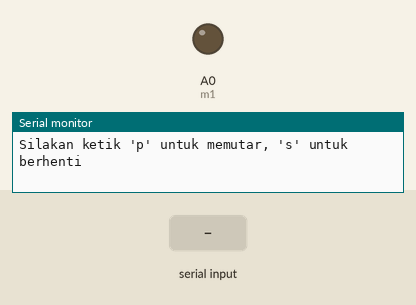
The sketch below on a simulated Arduino Uno, built with avr-gcc and run on an emulated ATmega328P. On the bench: output pins drawn as LEDs (lit = HIGH), the last lines printed to the serial monitor. The inputs (shaded band) are chosen by the test bench.

Above: at 1.2 s.
1.3 s: "p" received over Serial
At 3.4 s:
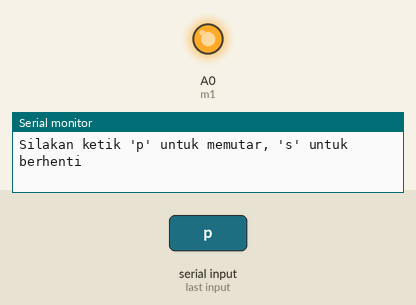
3.8 s: "s" received over Serial
At 5.3 s:
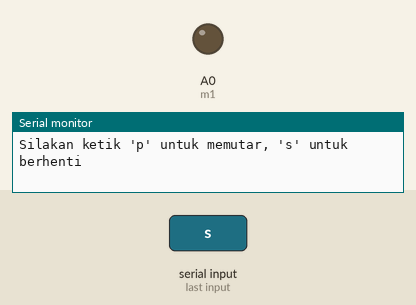
Timing chart, 0 to 6.8 s (numbered marks = the images above; inputs shaded):
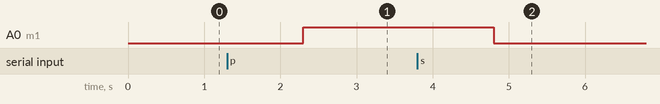

Measured:
- after the input at 1.3 s, A0 (m1): LOW → HIGH after 1.0 s
- after the input at 3.8 s, A0 (m1): HIGH → LOW after 1.0 s

The sketch:

bluetooth.ino
```cpp
int m1 = A0;
int high = 255;
int low = 0;
String motion;

void setup(){
  Serial.begin(9600);
  pinMode(m1, OUTPUT);
}

void loop(){
  Serial.println("Silakan ketik 'p' untuk memutar, 's' untuk berhenti ");
  while(Serial.available()==0){  }

  motion=Serial.readString();
  if(motion=="p"){
    analogWrite(m1,high);
  }
  if (motion=="s"){
    analogWrite(m1,low);
  }
}
```
